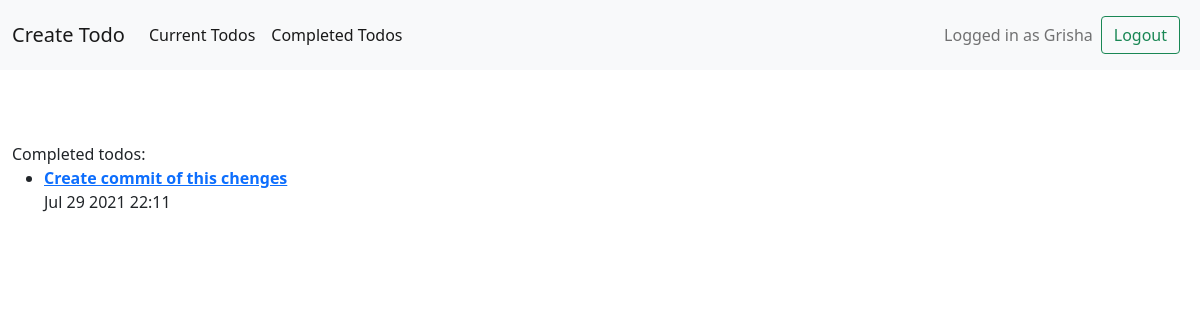
The app's page /completed/ (signed in), older data.
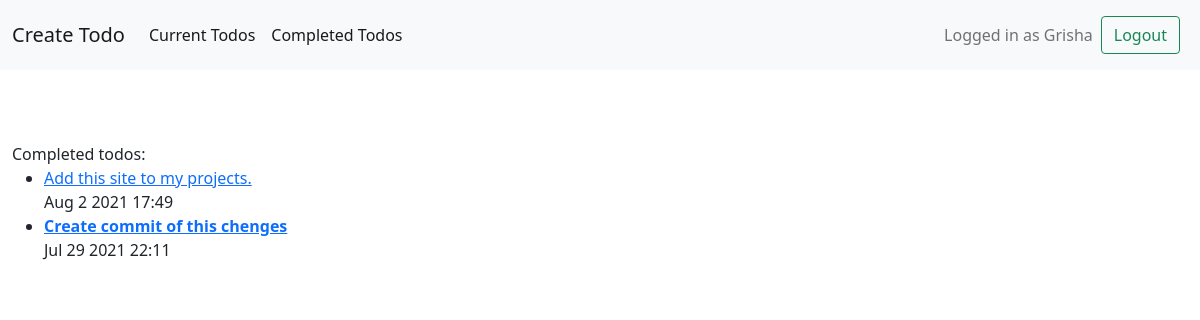
The same page, newer data.
### todo/models.py (models this page shows, shortened)
class Todo(models.Model):
    title = models.CharField(max_length=100)
    memo = models.TextField(blank=True)
    created = models.DateTimeField(auto_now_add=True)
    datacompleted = models.DateTimeField(null=True, blank=True)
    important = models.BooleanField(default=False)
    user = models.ForeignKey(User, on_delete=models.CASCADE)

### todo/views.py (the view)
# urls.py: path('completed/', views.completedtodos, name = 'completedtodos'),
@login_required
def completedtodos(request):
    todos = Todo.objects.filter(user=request.user, datacompleted__isnull=False).order_by('-datacompleted')
    return render(request, 'todo/completedtodos.html',{'todos':todos})

### todo/templates/todo/completedtodos.html
{% extends 'todo/base.html' %}
{% block content %}
Completed todos:
<ul>
  {% for todo in todos %}
    <li>
      {% if todo.important %}<b>{% endif %}
        <a href="{% url 'viewtodo' todo.id %}">
          {{ todo.title }}
        </a>
      {% if todo.important %}</b>{% endif %}
      <br>
      {{ todo.datacompleted|date:'M j Y H:i' }}
    </li>
  {% endfor %}
</ul>
{% endblock %}

Row changes from the older to the newer data that the page shows:
now on this page (row edited): Todo: title "Add this site to my projects.", datacompleted "Aug 2 2021 17:49"
